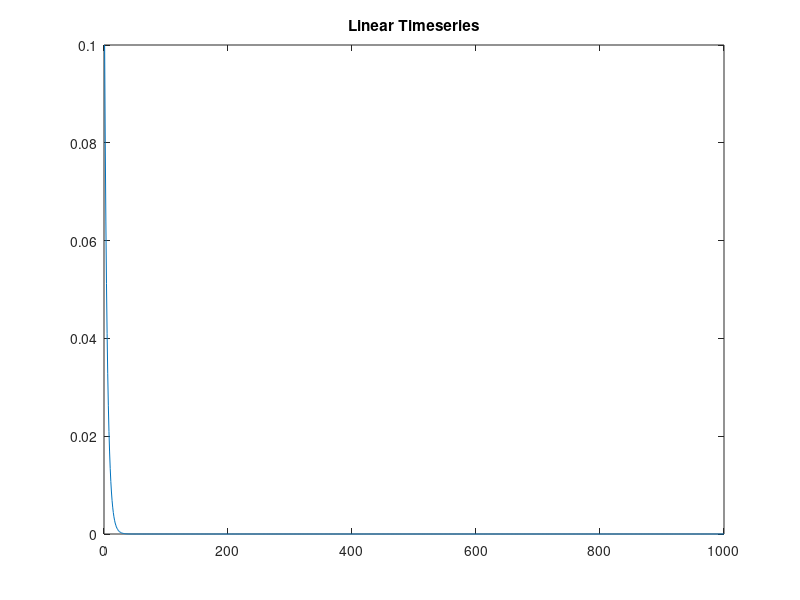
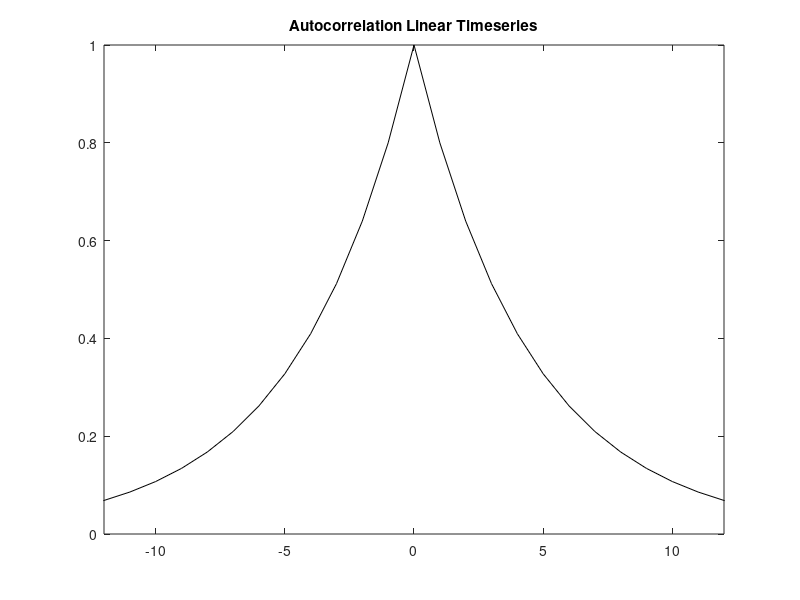
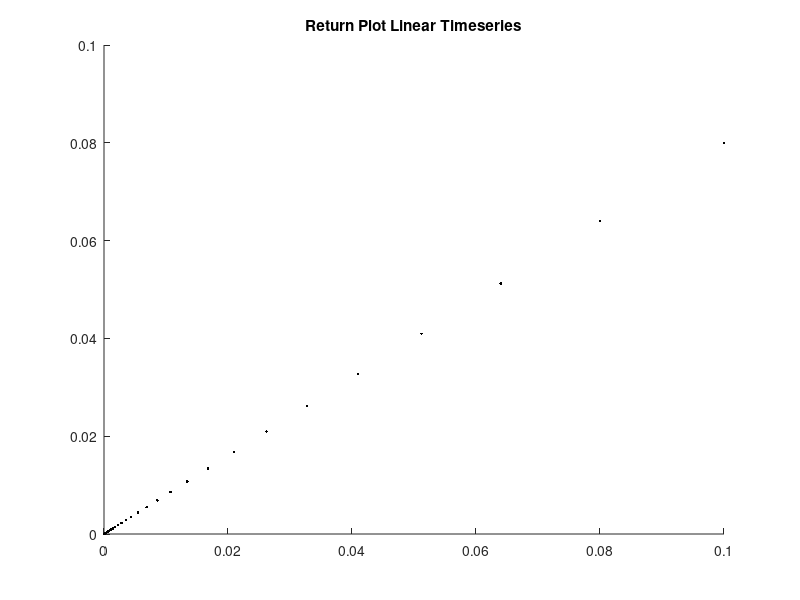

Here is the MATLAB script that generated these plots, in order:
% pr17_2.m
% Linear Time Series
clear;
% Measurement Function and Initial x value
p=0.8;
x0(1)=.1;
for n=2:1000
    x0(n)=p*x0(n-1);    % Note ABSENCE of Dynamic Noise Term
end
% Plot Timeseries
figure;plot(x0)
title('Linear Timeseries')
% Autocorrelation
tt=-(length(x0)-1):length(x0)-1;
x0COV=xcov(x0,'coeff');
figure;
plot(tt,x0COV,'k');
axis([-12 12 0 1]);
title('Autocorrelation Linear Timeseries');
% Return Plot
figure;
hold;
for i=2:length(x0);
    plot(x0(i-1),x0(i),'k.');
end;
title('Return Plot Linear Timeseries');   